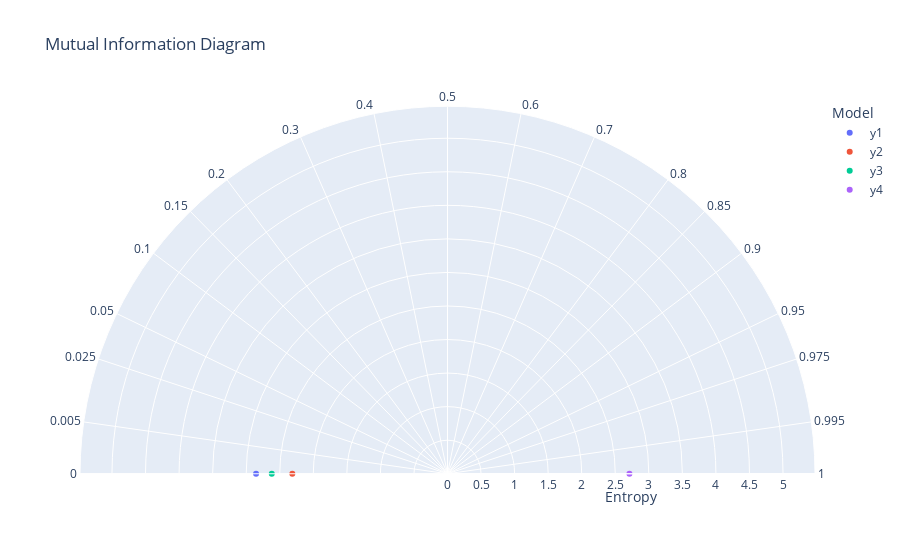

This figure's notebook cell:
### Code cell
chart_mi_res = chart_create_mid(df_mi_res, string_ref_model, string_type=string_type_mid)
chart_mi_res.show()

### Figure 1 — Plotly figure (JSON) as saved in the notebook; plotly's stock layout.template omitted (floating-point values rounded to 4 significant figures)
{"data": [{"hovertemplate": "Model=y1<br>Entropy=%{r}<br>Angle_SMI=%{theta}<extra></extra>", "legendgroup": "y1", "marker": {"color": "#636efa", "symbol": "circle"}, "mode": "markers", "name": "y1", "r": [2.853], "showlegend": true, "subplot": "polar", "theta": [180], "type": "scatterpolar"}, {"hovertemplate": "Model=y2<br>Entropy=%{r}<br>Angle_SMI=%{theta}<extra></extra>", "legendgroup": "y2", "marker": {"color": "#EF553B", "symbol": "circle"}, "mode": "markers", "name": "y2", "r": [2.312], "showlegend": true, "subplot": "polar", "theta": [180], "type": "scatterpolar"}, {"hovertemplate": "Model=y3<br>Entropy=%{r}<br>Angle_SMI=%{theta}<extra></extra>", "legendgroup": "y3", "marker": {"color": "#00cc96", "symbol": "circle"}, "mode": "markers", "name": "y3", "r": [2.619], "showlegend": true, "subplot": "polar", "theta": [180], "type": "scatterpolar"}, {"hovertemplate": "Model=y4<br>Entropy=%{r}<br>Angle_SMI=%{theta}<extra></extra>", "legendgroup": "y4", "marker": {"color": "#ab63fa", "symbol": "circle"}, "mode": "markers", "name": "y4", "r": [2.711], "showlegend": true, "subplot": "polar", "theta": [0], "type": "scatterpolar"}], "layout": {"autosize": true, "legend": {"title": {"text": "Model"}, "tracegroupgap": 0}, "polar": {"angularaxis": {"direction": "counterclockwise", "rotation": 0, "ticktext": [0, 0.005, 0.025, 0.05, 0.1, 0.15, 0.2, 0.3, 0.4, 0.5, 0.6, 0.7, 0.8, 0.85, 0.9, 0.95, 0.975, 0.995, 1], "tickvals": [180, 171.9, 161.8, 154.2, 143.1, 134.4, 126.9, 113.6, 101.5, 90, 78.46, 66.42, 53.13, 45.57, 36.87, 25.84, 18.19, 8.11, 0], "type": "linear"}, "domain": {"x": [0, 1], "y": [0, 1]}, "radialaxis": {"autorange": false, "range": [0, 5.477], "title": {"text": "Entropy"}, "type": "linear"}, "sector": [0, 180]}, "title": {"text": "Mutual Information Diagram"}}}
